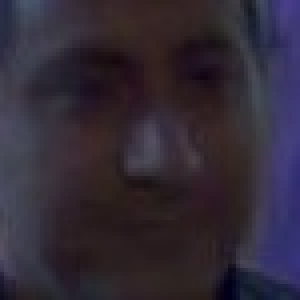
#> input picture employee_images/Employee_1.jpg, 75 x 75 px, given as the content of the folder eDrive/Documents/vid_atten_proj/P2E_S5/P2E_S5_C1/P2E_S5_C1.1, which was not available (shown 4 times larger)
$ jupyter execute --allow-errors test.ipynb   (shell and % lines are left out)   (text cells are left out)
#> lines starting #> are read from the running program, lines starting #| are printed output that depends on the picture; pictures that were not available may be replaced by others from this repository, and a replacement may not be noted
#> further down, image is the input picture: shape (75, 75, 3); mean B, G, R 54.2, 41.9, 49.9
#> `gray = cv2.cvtColor(image, cv2.COLOR_BGR2GRAY)`:
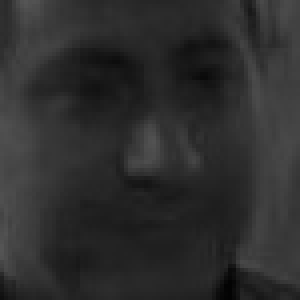
#> gray: shape (75, 75) (shown 4 times larger); min 3, max 85, mean 45.7
#> `gray = cv2.equalizeHist(gray)`:
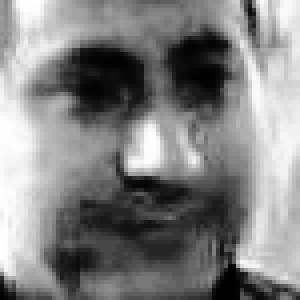
#> gray: shape (75, 75) (shown 4 times larger); min 0, max 255, mean 130.1
[cell 1]
from tqdm import tqdm
import face_recognition
import cv2, os
from tqdm import tqdm
import numpy as np

[cell 2]
dataset_path=r"C:\Users\noura\OneDrive\Documents\vid_atten_proj\P2E_S5\P2E_S5_C1\P2E_S5_C1.1"
output_dir =r"C:\Users\noura\OneDrive\Documents\vid_atten_proj\extracted_faces"

os.makedirs(output_dir, exist_ok=True)

[cell 3]
empty_log = os.path.join(output_dir, "empty_images_c1.txt")
empty_images = []
haar_cascade = cv2.CascadeClassifier(cv2.data.haarcascades + 'haarcascade_frontalface_default.xml')

#> (the rest of this cell did not finish here and is left out)

$ run again, on employee_images/Employee_14.jpg
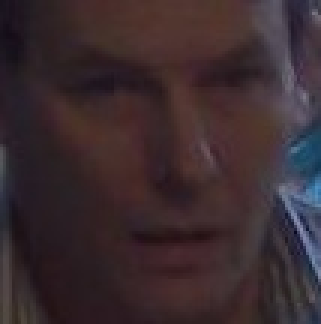
#> input picture employee_images/Employee_14.jpg, 107 x 108 px, given as the content of the folder eDrive/Documents/vid_atten_proj/P2E_S5/P2E_S5_C1/P2E_S5_C1.1, which was not available (shown 3 times larger)
#> image is the input picture: shape (108, 107, 3); mean B, G, R 47.5, 43.4, 58.6
#> `gray = cv2.cvtColor(image, cv2.COLOR_BGR2GRAY)`:
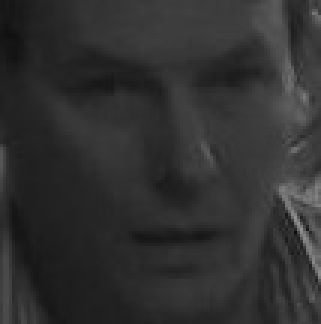
#> gray: shape (108, 107) (shown 3 times larger); min 11, max 148, mean 48.5
#> `gray = cv2.equalizeHist(gray)`:
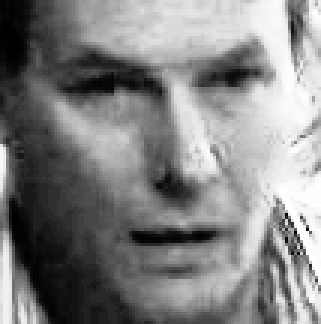
#> gray: shape (108, 107) (shown 3 times larger); min 0, max 255, mean 130.3

$ run again, on employee_images/Employee_15.jpg
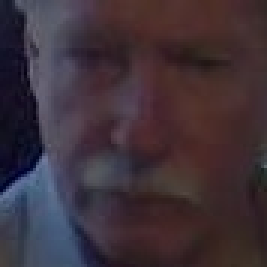
#> input picture employee_images/Employee_15.jpg, 89 x 89 px, given as the content of the folder eDrive/Documents/vid_atten_proj/P2E_S5/P2E_S5_C1/P2E_S5_C1.1, which was not available (shown 3 times larger)
#> image is the input picture: shape (89, 89, 3); mean B, G, R 57.4, 49.2, 62.7
#> `gray = cv2.cvtColor(image, cv2.COLOR_BGR2GRAY)`:
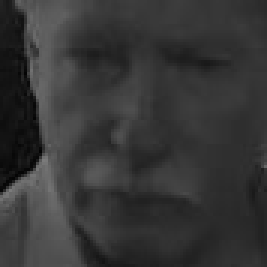
#> gray: shape (89, 89) (shown 3 times larger); min 3, max 123, mean 54.1
#> `gray = cv2.equalizeHist(gray)`:
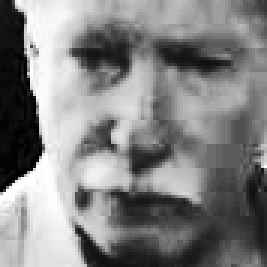
#> gray: shape (89, 89) (shown 3 times larger); min 0, max 255, mean 130

$ run again, on employee_images/Employee_16.jpg
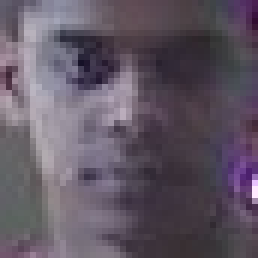
#> input picture employee_images/Employee_16.jpg, 43 x 43 px, given as the content of the folder eDrive/Documents/vid_atten_proj/P2E_S5/P2E_S5_C1/P2E_S5_C1.1, which was not available (shown 6 times larger)
#> image is the input picture: shape (43, 43, 3); mean B, G, R 99.9, 86.8, 96.8
#> `gray = cv2.cvtColor(image, cv2.COLOR_BGR2GRAY)`:
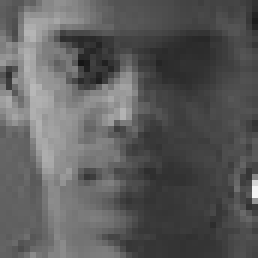
#> gray: shape (43, 43) (shown 6 times larger); min 21, max 243, mean 91.3
#> `gray = cv2.equalizeHist(gray)`:
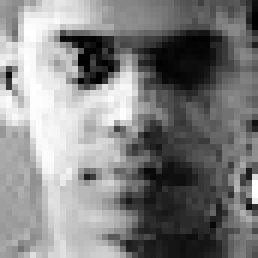
#> gray: shape (43, 43) (shown 6 times larger); min 0, max 255, mean 128.8
